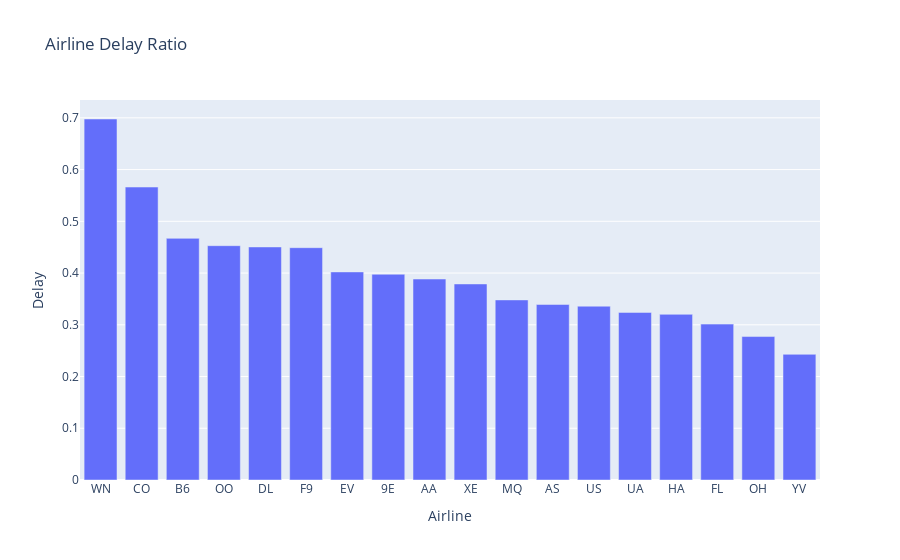

The notebook cell this image was saved under:
### Code cell
fig = px.bar(df2, x='Airline', y='Delay',title="Airline Delay Ratio")
fig.show()

### Figure 1 — Plotly figure (JSON) as saved in the notebook; plotly's stock layout.template omitted (floating-point values rounded to 4 significant figures)
{"data": [{"alignmentgroup": "True", "hovertemplate": "Airline=%{x}<br>Delay=%{y}<extra></extra>", "legendgroup": "", "marker": {"color": "#636efa", "pattern": {"shape": ""}}, "name": "", "offsetgroup": "", "orientation": "v", "showlegend": false, "textposition": "auto", "type": "bar", "x": ["WN", "CO", "B6", "OO", "DL", "F9", "EV", "9E", "AA", "XE", "MQ", "AS", "US", "UA", "HA", "FL", "OH", "YV"], "xaxis": "x", "y": [0.6978, 0.5662, 0.467, 0.4529, 0.4505, 0.449, 0.4022, 0.3977, 0.3885, 0.3789, 0.3481, 0.3393, 0.336, 0.3239, 0.3202, 0.3013, 0.2773, 0.2429], "yaxis": "y"}], "layout": {"barmode": "relative", "legend": {"tracegroupgap": 0}, "title": {"text": "Airline Delay Ratio"}, "xaxis": {"anchor": "y", "domain": [0, 1], "title": {"text": "Airline"}}, "yaxis": {"anchor": "x", "domain": [0, 1], "title": {"text": "Delay"}}}}
